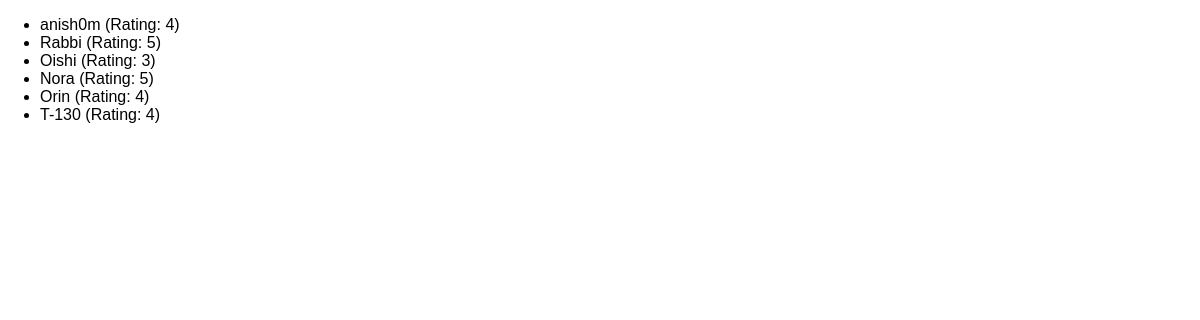
The app's page /reviews with its own data.
### reviews/models.py (models this page shows)
class Review(models.Model):
  user_name = models.CharField(max_length=100)
  review_text = models.TextField()
  rating = models.IntegerField()

### reviews/views.py (the view)
# urls.py: path("reviews", views.ReviewsListView.as_view()),
class ReviewsListView(ListView):
    template_name = "reviews/review_list.html"
    model = Review
    context_object_name = "reviews"

### reviews/templates/reviews/review_list.html (shortened to what this page needs)
{% extends "reviews/base.html" %}
{% block content %}
  <ul>
    {% for review in reviews %}
      <li>{{ review.user_name }} (Rating: {{ review.rating }})</li>
    {% endfor %}
  </ul>
{% endblock %}

### reviews/static/reviews/styles.css (style rules this page uses)
body { font-family: sans-serif; margin: 0; }

### records on screen
Review: user_name "anish0m", rating "4"
Review: user_name "Rabbi", rating "5"
Review: user_name "Oishi", rating "3"
Review: user_name "Nora", rating "5"
Review: user_name "Orin", rating "4"
Review: user_name "T-130", rating "4"
